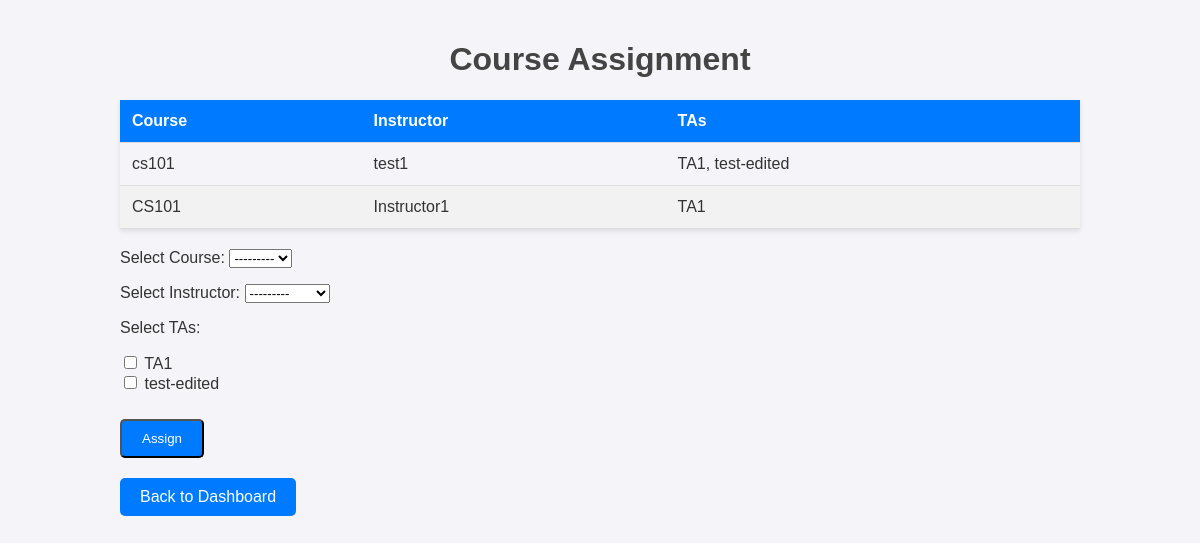
The app's page /course-assignment/ with its own data.
### TASchedulerApp/models.py (models this page shows, shortened)
class MyCourse(models.Model):
    name = models.CharField(max_length=100)
    instructor = models.ForeignKey(
        MyUser,
        on_delete=models.CASCADE,
        limit_choices_to={'role': 'Instructor'},
        related_name='courses',
        null=True,
        blank=True
    )
    tas = models.ManyToManyField(
        MyUser,
        limit_choices_to={'role': 'TA'},
        related_name='ta_courses',
        blank=True
    )
    room = models.CharField(max_length=10)
    time = models.CharField(max_length=100)
    def __str__(self):
        return self.name

class MyUser(AbstractBaseUser):
    ROLE_CHOICES = [
        ('Administrator', 'Administrator'),
        ('Instructor', 'Instructor'),
        ('TA', 'TA'),
    ]
    role = models.CharField(max_length=20, choices=ROLE_CHOICES, default='TA')
    email = models.EmailField(unique=True)
    name = models.CharField(max_length=50, unique=True)
    contactInfo = models.CharField(max_length=50, default='')
    home_address = models.TextField(default='')
    phone_number = models.CharField(max_length=15, default='')
    office_hours = models.TextField(default='')
    office_location = models.CharField(max_length=50, default='')
    is_staff = models.BooleanField(default=False)
    is_active = models.BooleanField(default=True)
    is_superuser = models.BooleanField(default=False)
    objects = MyUserManager()
    EMAIL_FIELD = 'email'
    USERNAME_FIELD = 'name'
    REQUIRED_FIELDS = ['email']
    def __str__(self):
        return self.name

### TASchedulerApp/views.py (the view)
# urls.py: path('course-assignment/', course_assignment, name='course_assignment'),
def course_assignment(request):
    courses = MyCourse.objects.prefetch_related('tas').select_related('instructor')
    instructors = MyUser.objects.filter(role='Instructor')
    tas = MyUser.objects.filter(role='TA')
    if request.method == 'POST':
        form = CourseAssignmentForm(request.POST)
        if form.is_valid():
            course = form.cleaned_data['course']
            instructor = form.cleaned_data['instructor']
            tas = form.cleaned_data['tas']
            course.instructor = instructor
            course.tas.set(tas)
            course.save()
            messages.success(request, 'Course assignment updated successfully!')
            return redirect('course_assignment')
    else:
        form = CourseAssignmentForm()
    return render(
        request,
        'admin/course_assignment.html',
        {
            'form': form,
            'courses': courses,
            'instructors': instructors,
            'tas': tas,
        }
    )

### TASchedulerApp/forms.py
class CourseAssignmentForm(forms.Form):
    course = forms.ModelChoiceField(
        queryset=MyCourse.objects.all(),
        label="Select Course"
    )
    instructor = forms.ModelChoiceField(
        queryset=MyUser.objects.filter(role='Instructor'),
        label="Select Instructor",
        required=False
    )
    tas = forms.ModelMultipleChoiceField(
        queryset=MyUser.objects.filter(role='TA'),
        label="Select TAs",
        required=False,
        widget=forms.CheckboxSelectMultiple
    )

### templates/admin/course_assignment.html (shortened to what this page needs)
<!DOCTYPE html>
<html lang="en">
<head>
</head>
<body>
    <div class="container">
        <h1>Course Assignment</h1>
        <table>
            <thead>
                <tr>
                    <th>Course</th>
                    <th>Instructor</th>
                    <th>TAs</th>
                </tr>
            </thead>
            <tbody>
                {% for course in courses %}
                <tr>
                    <td>{{ course.name }}</td>
                    <td>
                        {% if course.instructor %}
                            {{ course.instructor.name }}
                        {% else %}
                            Unassigned
                        {% endif %}
                    </td>
                    <td>
                        {% if course.tas.all %}
                            {% for ta in course.tas.all %}
                                {{ ta.name }}{% if not forloop.last %}, {% endif %}
                            {% endfor %}
                        {% else %}
                            No TAs assigned
                        {% endif %}
                    </td>
                </tr>
                {% empty %}
                <tr>
                    <td colspan="3" style="text-align: center; font-style: italic; color: #888;">
                        No courses available.
                    </td>
                </tr>
                {% endfor %}
            </tbody>
        </table>
        <form method="post">
            {{ form.as_p }}
            <button type="submit" class="btn assign">Assign</button>
        </form>
        <a href="{% url 'dashboard' %}" class="btn">Back to Dashboard</a>
    </div>
</body>
</html>

### templates/admin/course_assignment.html (style rules this page uses)
body { font-family: Arial, sans-serif; background-color: #f4f4f9; margin: 0; padding: 0; color: #333; }
.container { width: 80%; margin: 0 auto; padding: 20px; }
h1 { text-align: center; color: #444; }
table { width: 100%; margin-top: 20px; border-collapse: collapse; box-shadow: 0 2px 5px rgba(0, 0, 0, 0.1); }
th, td { padding: 12px; text-align: left; border-bottom: 1px solid #ddd; }
th { background-color: #007BFF; color: white; }
tr:nth-child(even) { background-color: #f2f2f2; }
.btn { display: inline-block; padding: 10px 20px; margin-top: 20px; text-decoration: none; background-color: #007BFF; color: white; border-radius: 5px; transition: background-color 0.3s ease-in-out; }
form { margin-top: 20px; }
form .btn.assign { margin-top: 10px; }

### records on screen
MyCourse: name "cs101", instructor.name "test1"
MyUser: name "TA1"
MyUser: name "test-edited"
MyCourse: name "CS101", instructor.name "Instructor1"
